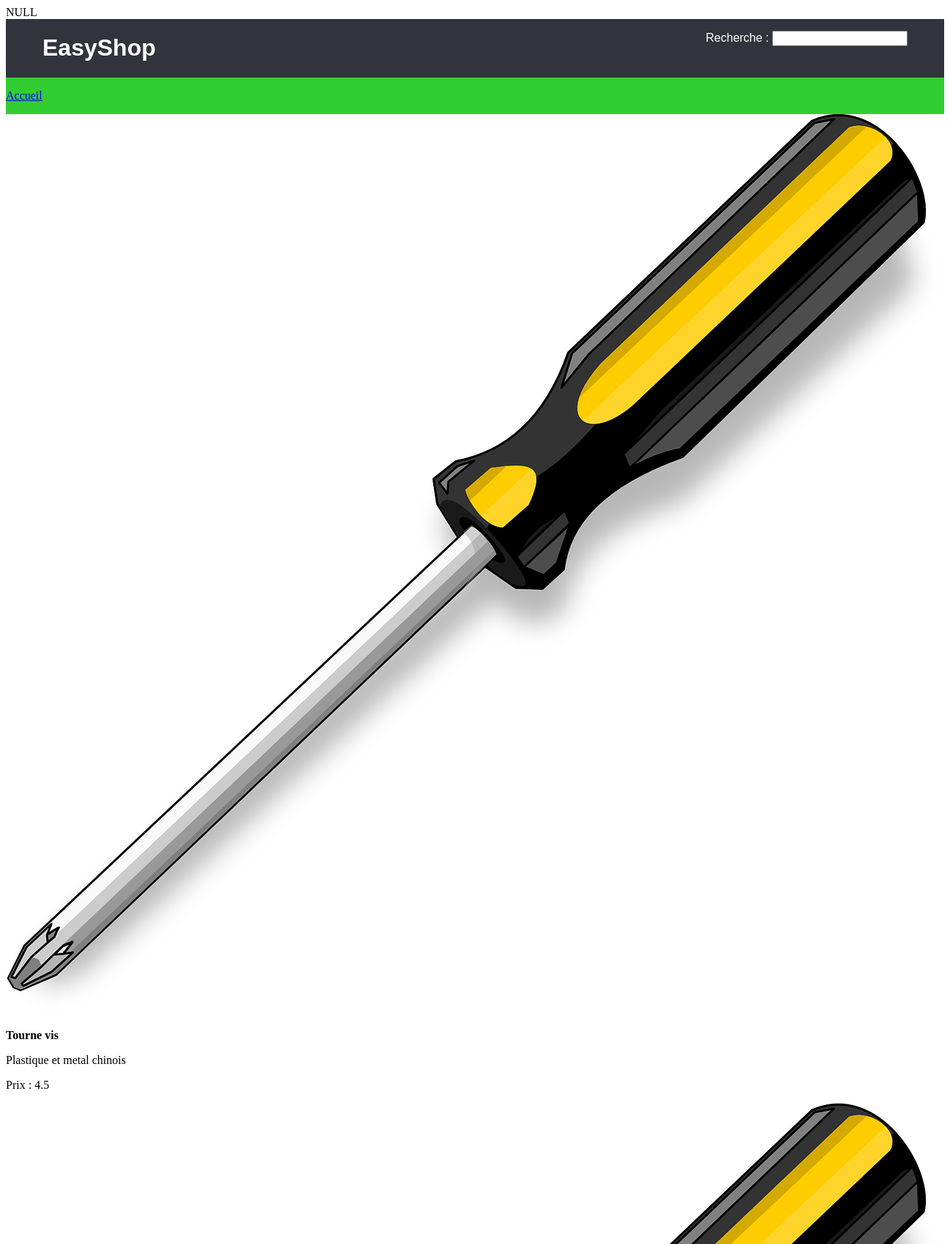
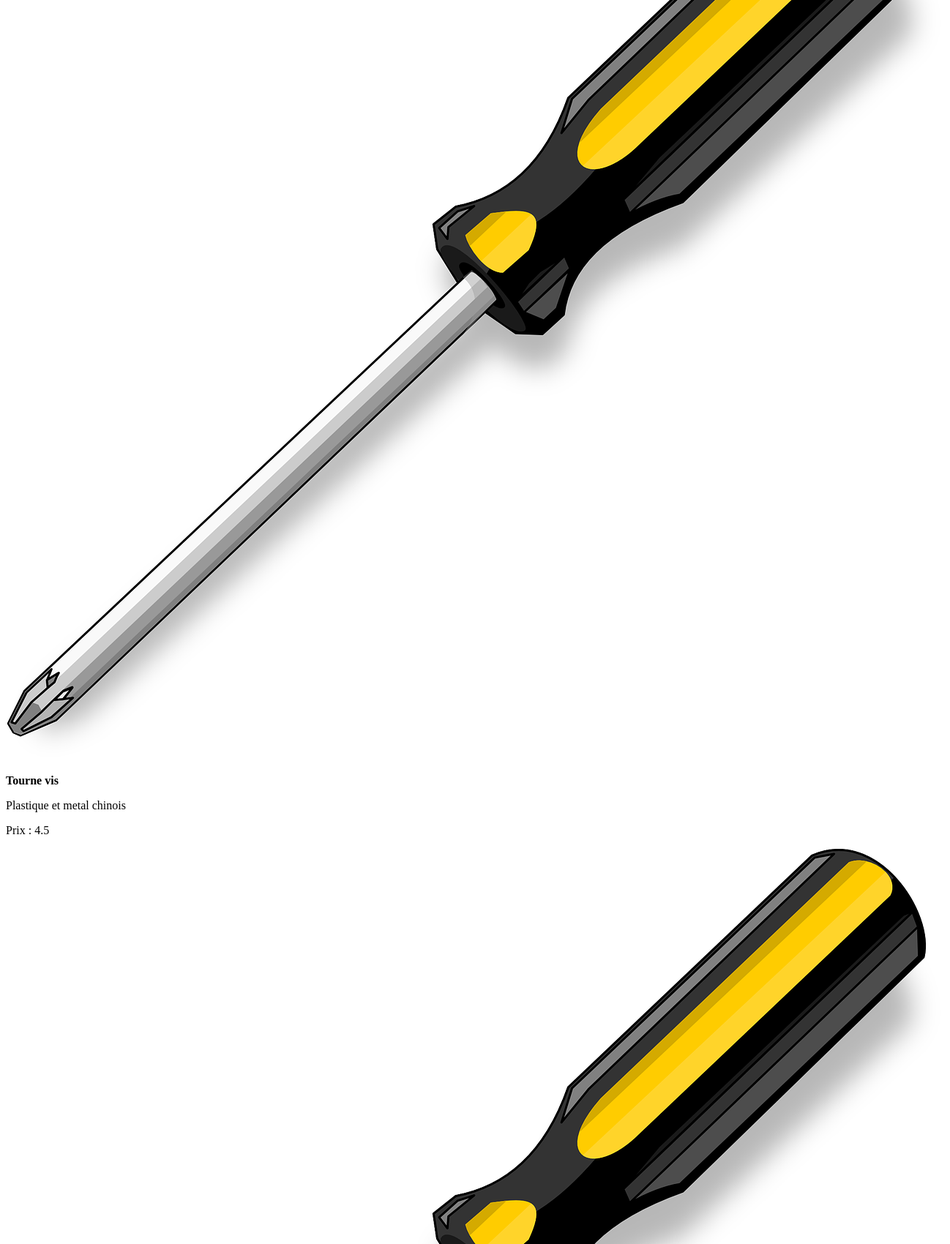
Screenshot of /controleur/afficherPanier.ctrl.php (upper part) with the database file from the repository (2 pictures, top to bottom).
### tables this page shows
CREATE TABLE panier (
	id varchar(100) PRIMARY KEY,
	listeObjet INTEGER,
	idClient varchar(100),
	refArticle INTEGER,
	FOREIGN KEY(idClient) REFERENCES clients(id),
	FOREIGN KEY(refArticle) REFERENCES article(ref)
);

CREATE TABLE article (
	ref INTEGER PRIMARY KEY,
	intitulé TEXT,
	categorie INTEGER,
	info TEXT,
    prix float,
	image TEXT,
	reduction float,
	FOREIGN KEY(categorie) REFERENCES categorie(id)

);

### controleur/afficherPanier.ctrl.php (called while the page is built)
<?php
    include_once("../model/DAO.class.php");
    $idClient=$_GET["idClient"];
    var_dump($idClient);
    $GLOBALS["panierClient"]= $dao->getPanier($idClient);
    include('../vue/VuePanier.php');
 ?>

### model/DAO.class.php (called while the page is built, shortened)
<?php
    $dao = new DAO();
    class DAO {
        private $db;
        private $database = 'sqlite:../data/DB.db';
        function __construct() {
            try {
                $this->db= new PDO($this->database);
            } catch(PDOException $e){
                die("erreur de connexion:".$e->getMessage());
            }
        }
        function getArticleSingulier(int $ref): array {
            $req="Select * from article where ref=$ref;";
            $sth=$this->db->query($req);
            $result=$sth->fetchAll(PDO::FETCH_CLASS,'article');
            return $result;
        }
        function getPanier($idClient): array {
            $req="Select * from panier where \"$idClient\"=idClient;";
            $sth=$this->db->query($req);
            $result=$sth->fetchAll(PDO::FETCH_CLASS,'panier');
            return $result;
        }
    }
    ?>

### vue/function.vue.php (the view, shortened to what this page needs)
<?php
function afficherVueArticleSingulierPanier($article): string {
    $result='<img src="../data/img/'.$article->image.'" alt="image correspondant a l\'objet">';
    $result .= '<p><b>'.$article->intitulé.'</b></p>';
    $result .=  '<p>'.$article->info.'</p>';
    if($article->reduction==0){
        $result .=  '<p>Prix : '.$article->prix.'</p>';
    }else{
        $prixCal = $article->prix * (1-($article->reduction/100));
        $result .=  '<p>Prix : '.$prixCal.'</p>';
    }
    return $result;
}
 ?>

### vue/VuePanier.php (shortened to what this page needs)
<!DOCTYPE html>
<?php
require_once('../vue/function.vue.php');
 ?>
<html lang="fr">
  <head>
      <link rel="stylesheet" type="text/css" href="../vue/StylePanier.css">
    </head>
    <body>
        <header>
          <div id=conteneur1>
              <h1>EasyShop</h1>
              <p id=recherche>
                <label for="BR">Recherche : </label>
                <input type="text" id="BR" name="BarreRecherche">
              </p>
          </div>
           <div id=conteneur2>
              <p>
                <a href="../controleur/afficherAccueil.ctrl.php">Accueil</a>
              </p>
           </div>
        </header>
        <footer>
          <nav>
              <?php
                  foreach ($GLOBALS["panierClient"] as $value) {
                      echo'<div>';
                        $ref=$value->refArticle;
                        $article=$dao->getArticleSingulier($ref);
                        echo afficherVueArticleSingulierPanier($article[0]);
                      echo'</div>';
                  }
               ?>
          </nav>
      </footer>
    </body>
</html>

### vue/StylePanier.css (style rules this page uses)
h1 { color : white; }
#recherche { color : white; }
#conteneur1 { display: flex; background-color: #31333D; justify-content: space-between; padding-left: 50px; padding-right: 50px; font-family: sans-serif; }
#conteneur2 { display: flex; flex-wrap: nowrap; background-color: #32CD32; color : #31333D; }

### rows the page displays
panier: refArticle.image (picture), refArticle.intitulé "Tourne vis", refArticle.info "Plastique et metal chinois", refArticle.reduction "4.5"
panier: refArticle.image (picture), refArticle.intitulé "Tourne vis", refArticle.info "Plastique et metal chinois", refArticle.reduction "4.5"
panier: refArticle.image (picture)
